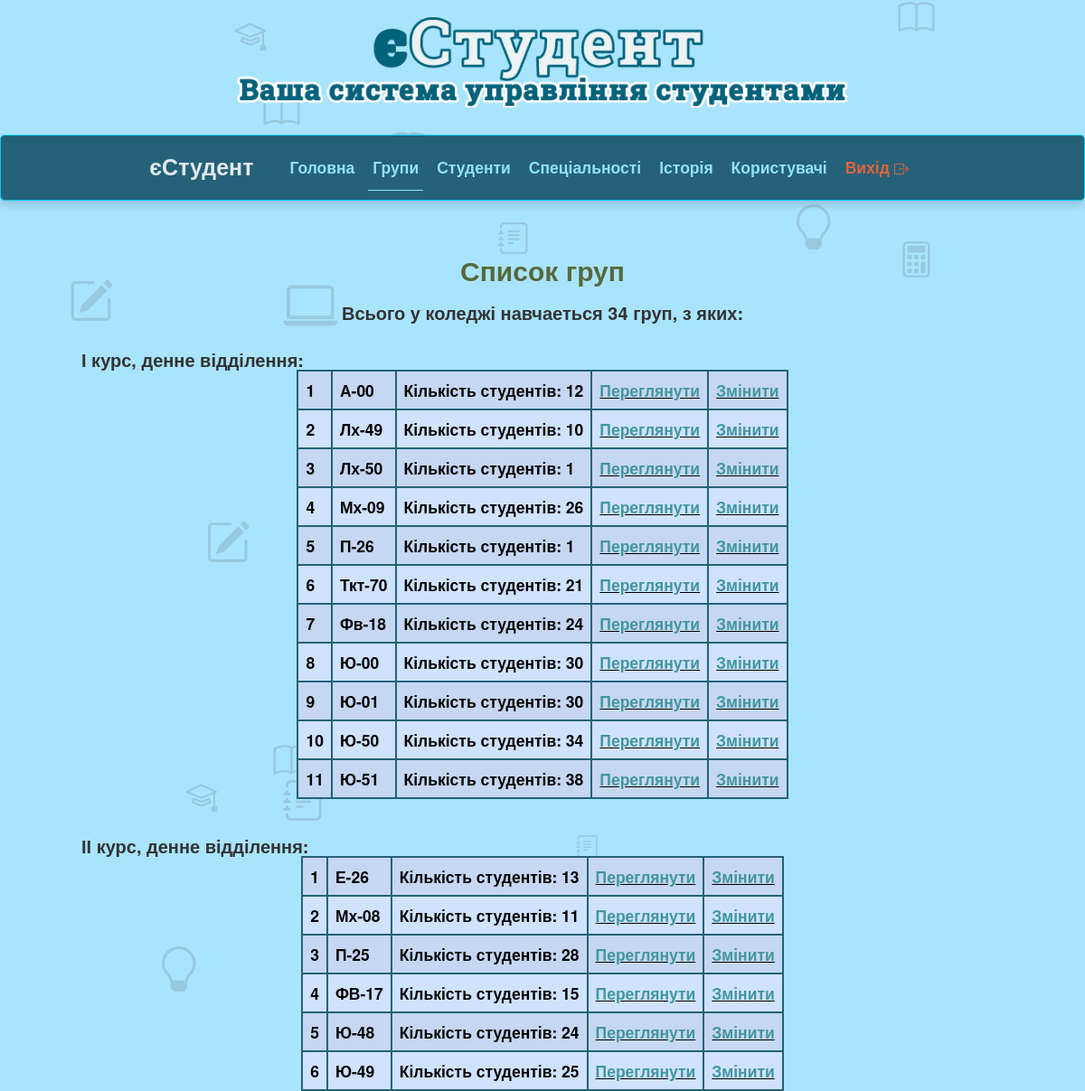
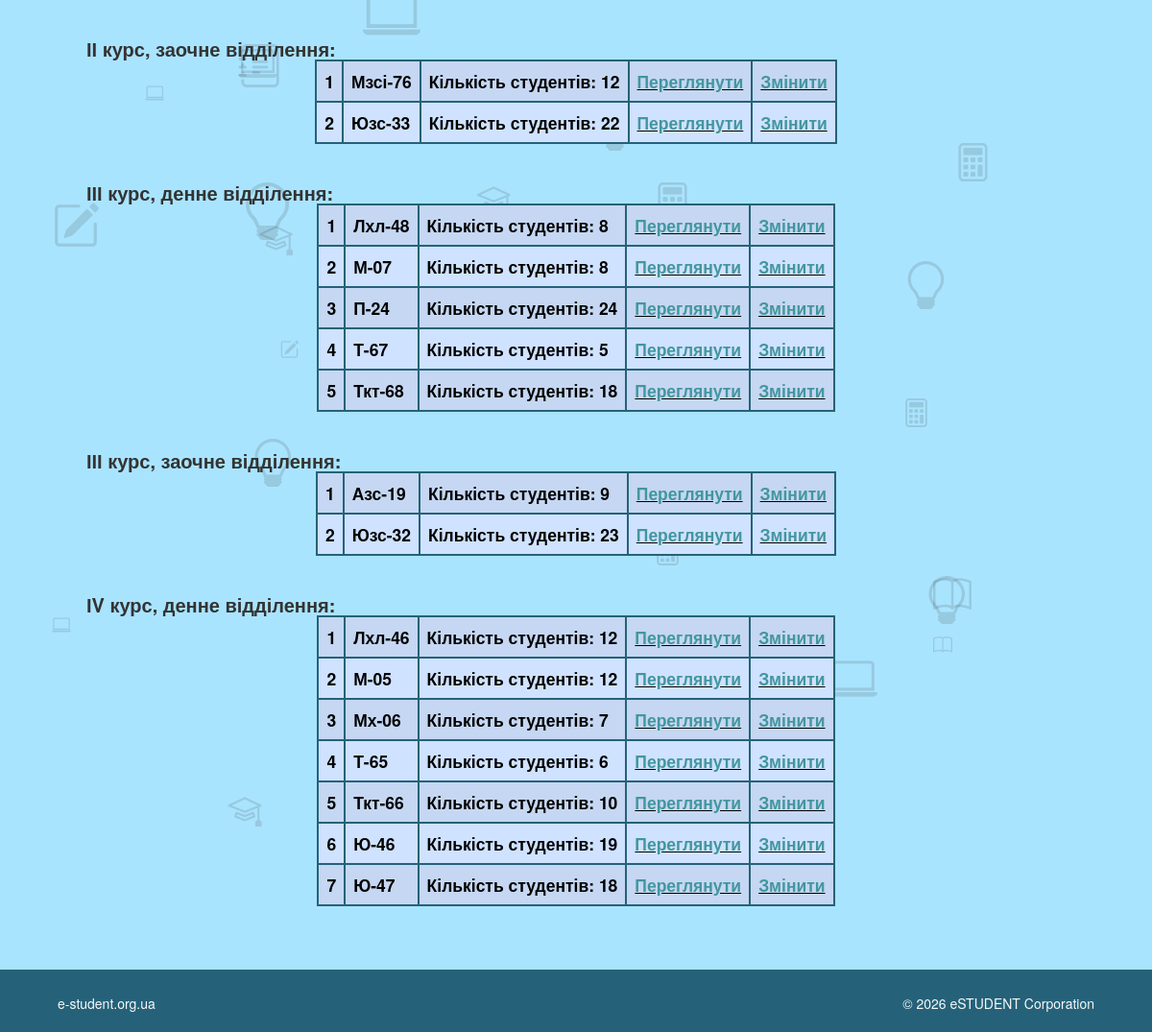
The page /admin/filter_group.php (signed in) on the database its author committed (2 pictures, top to bottom).
### tables this page shows
CREATE TABLE `st_group` (
  `g_vipusc` varchar(3) NOT NULL,
  `g_im` varchar(8) NOT NULL,
  `g_galuz` varchar(50) NOT NULL,
  `g_spec` varchar(80) NOT NULL,
  `g_specz` varchar(80) NOT NULL,
  `g_course` varchar(1) NOT NULL,
  `g_count_stud` int(2) NOT NULL,
  `g_count_derg` int(2) NOT NULL,
  `g_count_comerc` int(2) NOT NULL,
  `g_nastav` varchar(20) NOT NULL,
  `g_formnavch` varchar(10) NOT NULL DEFAULT 'Денна',
  `g_id_sp` varchar(10) NOT NULL
);

### admin/filter_group.php (the view, shortened to what this page needs)
<!DOCTYPE html>
<html lang="en">
    <head>
                 <link href="https://cdn.jsdelivr.net/npm/bootstrap@5.3.6/dist/css/bootstrap.min.css" rel="stylesheet">
        <link rel="stylesheet" href="../assets/css/bootstrap.css" rel="stylesheet">
		 <link rel="stylesheet" href="../css/my_style.css" rel="stylesheet">
	</head>
    <div id="body-bg">
            <div id="header">
                <div class="container">
                    <div class="row">
                        <div class="logo">
                            <a href="index.html" title="">
                              <img style="width: 100%;" src="../assets/img/logo.png" alt="Logo" />
                            </a>
                        </div>
                    </div>
                </div>
            </div>
			<?php include ("../include/adm_menu.php");?>
			<?php include ("../include/background_icon.php");?>
			<div class="container bottom-border">
				<div class="row padding-top-40">
					<div class="col-md-12">
						<div class="col-md-12" style="margin-top:10px;">
                             <div class="tab-content">
									<div class="tab-panel active in fade" id="faq">
                                        <div class="panel-group" id="accordion">
                                                <h2 class="margin-bottom" style="text-align:center; color:#56693c;"><strong>Список груп</strong></h2>
												<p style="text-align:center; color:#56693c;">
											<?php
												 $result_group =  mysqli_query($linc, "SELECT * FROM st_group");
												 if (mysqli_num_rows( $result_group)>0) echo "<h3 class='fs-2 text-center'><strong>Всього у коледжі навчаеться ".mysqli_num_rows( $result_group)." груп, з яких:</strong></h3>";
											?> </p>
												<div class="col-md-12" style="margin-top:0px;border:none;" >
												<?php
													$result_group1=mysqli_query($linc, "SELECT * FROM st_group WHERE g_formnavch='Денна' AND g_course='1'");
													if (mysqli_num_rows($result_group1)>0)
													{$i='1';
														$row = mysqli_fetch_array($result_group1);
															echo '<h3 class="fs-2" style="margin-left:10px; margin-bottom:0px; margin-top:20px;" >
																  <strong>І курс, денне відділення:</strong>
																  </h3>';
															echo '
																	<div class="col-md-12 " >
																	<table  class="table table-primary rounded-1 table-striped d-flex  table-layout: auto; table-responsive-md fs-3 fs-sm-1 d-flex justify-content-center">
																		';
															do{
															echo '
																			<tr>
																			<td class="col-md-1" style="white-space: nowrap;"><strong>'.$i.'</strong></td>
																			<td class="col-md-2"><strong>'.$row['g_im'].'</strong></td>
																			<td style="white-space: nowrap;" class="col-md-3"><strong>Кількість студентів: '.$row['g_count_stud'].'</strong></td>
                                   											<td class="col-md-2 fw-bold text-center" style="text-decoration-line: underline; font-size: 16 px;"><strong><a href="view_group.php?g_im=' . $row["g_im"] . '">Переглянути</a></strong></td>
																			';
																			if (in_array($_SESSION['auth_user'], ['admin', 'editor'])) {
																				echo '
																				<td class="col-md-2" style="text-decoration-line: underline;"><strong><a href="edit_group.php?g_im_edit='.$row["g_im"].'">Змінити</a></strong></td>
																				';
																			}
																			echo '
																			</tr>
																	';
																	$i=$i+1;
																}
																while ($row = mysqli_fetch_array($result_group1));
															echo ' 		</table>
																		</div>  ';
													}
												?>
												</div>
												<div class="col-md-12" style="margin-top:0px;border:none;" >
												</div>
											<div class="col-md-12" style="margin-top:0px;border:none;" >
												<?php
													$result_group1=mysqli_query($linc,"SELECT * FROM st_group WHERE g_formnavch='Денна' AND g_course='2'");
													if (mysqli_num_rows($result_group1)>0)
													{$i='1';
														$row = mysqli_fetch_array($result_group1);
															echo '<h3 class="fs-2" style="margin-left:10px; margin-bottom:0px; margin-top:20px;" >
																  <strong>ІІ курс, денне відділення:</strong>
																  </h3>';
															echo '
																	<div class="col-md-12 " >
																	<table  class="table table-primary rounded-1 table-striped d-flex  table-layout: auto; table-responsive-md fs-3 fs-sm-1 d-flex justify-content-center">
																		';
															do{
															echo '
																			<tr>
																			<td class="col-md-1" style="white-space: nowrap;"><strong>'.$i.'</strong></td>
																			<td class="col-md-2"><strong>'.$row['g_im'].'</strong></td>
																			<td style="white-space: nowrap;" class="col-md-3"><strong>Кількість студентів: '.$row['g_count_stud'].'</strong></td>
                                   <td class="col-md-2 fw-bold text-center" style="text-decoration-line: underline; font-size: 16 px;"><strong><a href="view_group.php?g_im=' . $row["g_im"] . '">Переглянути</a></strong></td>
																			';
																			if (in_array($_SESSION['auth_user'], ['admin', 'editor'])) {
																				echo '
																				<td class="col-md-2" style="text-decoration-line: underline;"><strong><a href="edit_group.php?g_im_edit='.$row["g_im"].'">Змінити</a></strong></td>
																				';
																			}
																			echo '</tr>
																	';
																	$i=$i+1;
																}
																while ($row = mysqli_fetch_array($result_group1));
															echo ' 		</table>
																		</div>  ';
													}
												?>
												</div>
												<div class="col-md-12" style="margin-top:0px;border:none;" >
												<?php
													$result_group1=mysqli_query($linc, "SELECT * FROM st_group WHERE g_formnavch='Заочна' AND g_course='2'");
													if (mysqli_num_rows($result_group1)>0)
													{$i='1';
														$row = mysqli_fetch_array($result_group1);
															echo '<h3 class="fs-2" style="margin-left:10px; margin-bottom:0px; margin-top:20px;" >
																  <strong>ІІ курс, заочне відділення:</strong>
																  </h3>';
															echo '
																	<div class="col-md-12 " >
																	<table  class="table table-primary rounded-1 table-striped d-flex  table-layout: auto; table-responsive-md fs-3 fs-sm-1 d-flex justify-content-center">
																		';
															do{
															echo '
																			<tr>
																			<td class="col-md-1" style="white-space: nowrap;"><strong>'.$i.'</strong></td>
																			<td class="col-md-2"><strong>'.$row['g_im'].'</strong></td>
																			<td style="white-space: nowrap;" class="col-md-3"><strong>Кількість студентів: '.$row['g_count_stud'].'</strong></td>
                                   <td class="col-md-2 fw-bold text-center" style="text-decoration-line: underline; font-size: 16 px;"><strong><a href="view_group.php?g_im=' . $row["g_im"] . '">Переглянути</a></strong></td>
																			';
																			if (in_array($_SESSION['auth_user'], ['admin', 'editor'])) {
																				echo '
																				<td class="col-md-2" style="text-decoration-line: underline;"><strong><a href="edit_group.php?g_im_edit='.$row["g_im"].'">Змінити</a></strong></td>
																				';
																			}
																			echo '</tr>
																	';
																	$i=$i+1;
																}
																while ($row = mysqli_fetch_array($result_group1));
															echo ' 		</table>
																		</div>  ';
													}
												?>
												</div>
											<div class="col-md-12" style="margin-top:0px;border:none;" >
												<?php
													$result_group1=mysqli_query($linc,"SELECT * FROM st_group WHERE g_formnavch='Денна' AND g_course='3'");
													if (mysqli_num_rows($result_group1)>0)
													{$i='1';
														$row = mysqli_fetch_array($result_group1);
															echo '<h3 class="fs-2" style="margin-left:10px; margin-bottom:0px; margin-top:20px;" >
																  <strong>ІІІ курс, денне відділення:</strong>
																  </h3>';
															echo '
																	<div class="col-md-12 " >
																	<table  class="table table-primary rounded-1 table-striped d-flex  table-layout: auto; table-responsive-md fs-3 fs-sm-1 d-flex justify-content-center">
																		';
															do{
															echo '
																			<tr>
																			<td class="col-md-1" style="white-space: nowrap;"><strong>'.$i.'</strong></td>
																			<td class="col-md-2"><strong>'.$row['g_im'].'</strong></td>
																			<td style="white-space: nowrap;" class="col-md-3"><strong>Кількість студентів: '.$row['g_count_stud'].'</strong></td>
                                   <td class="col-md-2 fw-bold text-center" style="text-decoration-line: underline; font-size: 16 px;"><strong><a href="view_group.php?g_im=' . $row["g_im"] . '">Переглянути</a></strong></td>
																			';
																			if (in_array($_SESSION['auth_user'], ['admin', 'editor'])) {
																				echo '
																				<td class="col-md-2" style="text-decoration-line: underline;"><strong><a href="edit_group.php?g_im_edit='.$row["g_im"].'">Змінити</a></strong></td>
																				';
																			}
																			echo '</tr>
																	';
																	$i=$i+1;
																}
																while ($row = mysqli_fetch_array($result_group1));
															echo ' 		</table>
																		</div>  ';
													}
												?>
												</div>
												<div class="col-md-12" style="margin-top:0px;border:none;" >
												<?php
													$result_group1=mysqli_query($linc, "SELECT * FROM st_group WHERE g_formnavch='Заочна' AND g_course='3'");
													if (mysqli_num_rows($result_group1)>0)
													{$i='1';
														$row = mysqli_fetch_array($result_group1);
															echo '<h3 class="fs-2" style="margin-left:10px; margin-bottom:0px; margin-top:20px;" >
																  <strong>ІІІ курс, заочне відділення:</strong>
																  </h3>';
															echo '
																	<div class="col-md-12 " >
																	<table  class="table table-primary rounded-1 table-striped d-flex  table-layout: auto; table-responsive-md fs-3 fs-sm-1 d-flex justify-content-center">
																		';
															do{
															echo '
																			<tr>
																			<td class="col-md-1" style="white-space: nowrap;"><strong>'.$i.'</strong></td>
																			<td class="col-md-2"><strong>'.$row['g_im'].'</strong></td>
																			<td style="white-space: nowrap;" class="col-md-3"><strong>Кількість студентів: '.$row['g_count_stud'].'</strong></td>
                                   <td class="col-md-2 fw-bold text-center" style="text-decoration-line: underline; font-size: 16 px;"><strong><a href="view_group.php?g_im=' . $row["g_im"] . '">Переглянути</a></strong></td>
																			';
																			if (in_array($_SESSION['auth_user'], ['admin', 'editor'])) {
																				echo '
																				<td class="col-md-2" style="text-decoration-line: underline;"><strong><a href="edit_group.php?g_im_edit='.$row["g_im"].'">Змінити</a></strong></td>
																				';
																			}
																			echo '</tr>
																	';
																	$i=$i+1;
																}
																while ($row = mysqli_fetch_array($result_group1));
															echo ' 		</table>
																		</div>  ';
													}
												?>
												</div>
											<div class="col-md-12" style="margin-top:0px;border:none;" >
												<?php
													$result_group1=mysqli_query($linc,"SELECT * FROM st_group WHERE g_formnavch='Денна' AND g_course='4'");
													if (mysqli_num_rows($result_group1)>0)
													{$i='1';
														$row = mysqli_fetch_array($result_group1);
															echo '<h3 class="fs-2" style="margin-left:10px; margin-bottom:0px; margin-top:20px;" >
																  <strong>ІV курс, денне відділення:</strong>
																  </h3>';
															echo '
																	<div class="col-md-12 " >
																	<table  class="table table-primary rounded-1 table-striped d-flex  table-layout: auto; table-responsive-md fs-3 fs-sm-1 d-flex justify-content-center">
																		';
															do{
															echo '
																			<tr>
																			<td class="col-md-1" style="white-space: nowrap;"><strong>'.$i.'</strong></td>
																			<td class="col-md-2"><strong>'.$row['g_im'].'</strong></td>
																			<td style="white-space: nowrap;" class="col-md-3"><strong>Кількість студентів: '.$row['g_count_stud'].'</strong></td>
                                   <td class="col-md-2 fw-bold text-center" style="text-decoration-line: underline; font-size: 16 px;"><strong><a href="view_group.php?g_im=' . $row["g_im"] . '">Переглянути</a></strong></td>
																			';
																			if (in_array($_SESSION['auth_user'], ['admin', 'editor'])) {
																				echo '
																				<td class="col-md-2" style="text-decoration-line: underline;"><strong><a href="edit_group.php?g_im_edit='.$row["g_im"].'">Змінити</a></strong></td>
																				';
																			}
																			echo '</tr>
																	';
																	$i=$i+1;
																}
																while ($row = mysqli_fetch_array($result_group1));
															echo ' 		</table>
																		</div>  ';
													}
												?>
												</div>
												<div class="col-md-12" style="margin-top:0px;border:none;" >
												</div>
										</div>
									</div>
								</div>
						</div>
					</div>
				</div>
			</div>
			<?php include ("../include/footer.php");?>
            </body>
 <body>
</html>

### css/my_style.css (style rules this page uses)
.container { max-width: 1080px; padding: 10px; width: 100%; }
body { background-color: #3ac1ff6f; }
.logo { margin-bottom: 20px; }
tr,td,th { border-width: 2px; border-color: #256279; align-items:center; justify-items: center; table-layout: auto; }

### include/background_icon.php (style rules this page uses)
body { overflow-x: hidden; position: relative; }

### rows shown on the page
st_group: g_im "А-00", g_count_stud "12"
st_group: g_im "Лх-49", g_count_stud "10"
st_group: g_im "Лх-50", g_count_stud "1"
st_group: g_im "Мх-09", g_count_stud "26"
st_group: g_im "П-26", g_count_stud "1"
st_group: g_im "Ткт-70", g_count_stud "21"
st_group: g_im "Фв-18", g_count_stud "24"
st_group: g_im "Ю-00", g_count_stud "30"
st_group: g_im "Ю-01", g_count_stud "30"
st_group: g_im "Ю-50", g_count_stud "34"
st_group: g_im "Ю-51", g_count_stud "38"
st_group: g_im "Е-26", g_count_stud "13"
st_group: g_im "Мх-08", g_count_stud "11"
st_group: g_im "П-25", g_count_stud "28"
st_group: g_im "ФВ-17", g_count_stud "15"
st_group: g_im "Ю-48", g_count_stud "24"
st_group: g_im "Ю-49", g_count_stud "25"
st_group: g_im "Мзсі-76", g_count_stud "12"
st_group: g_im "Юзс-33", g_count_stud "22"
st_group: g_im "Лхл-48", g_count_stud "8"
st_group: g_im "М-07", g_count_stud "8"
st_group: g_im "П-24", g_count_stud "24"
st_group: g_im "Т-67", g_count_stud "5"
st_group: g_im "Ткт-68", g_count_stud "18"
st_group: g_im "Азс-19", g_count_stud "9"
st_group: g_im "Юзс-32", g_count_stud "23"
st_group: g_im "Лхл-46", g_count_stud "12"
st_group: g_im "М-05", g_count_stud "12"
st_group: g_im "Мх-06", g_count_stud "7"
st_group: g_im "Т-65", g_count_stud "6"
st_group: g_im "Ткт-66", g_count_stud "10"
st_group: g_im "Ю-46", g_count_stud "19"
st_group: g_im "Ю-47", g_count_stud "18"

### other values the page prints
mysqli_num_rows( $result_group) "34"
